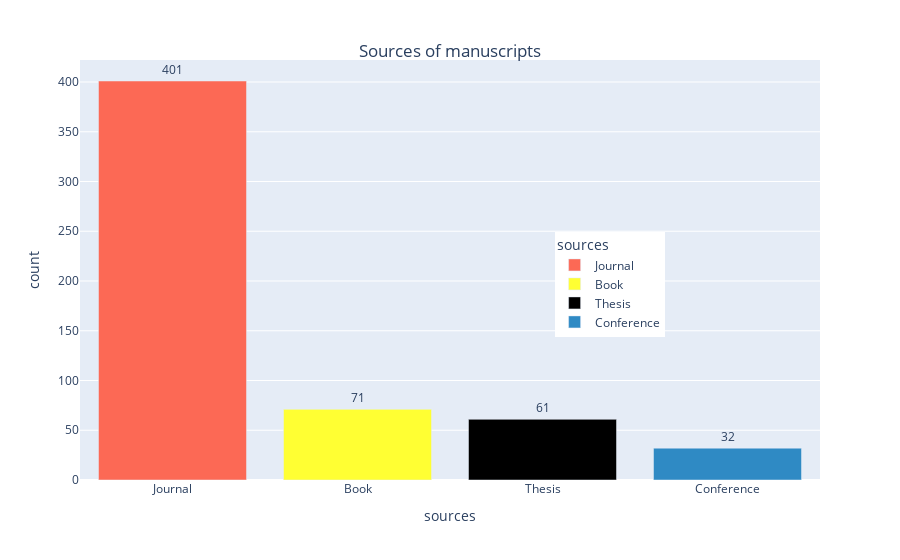

Notebook code cell kept with this figure:
### Code cell
df_sources = pd.DataFrame({
    'sources': df['Type of Source'].dropna().unique(),
    'count': df['Type of Source'].value_counts().tolist()
})


color_discrete_map = {df_sources['sources'][0]: '#FC6955', 
                      df_sources['sources'][1]: 'rgb(255, 255, 51)', 
                      df_sources['sources'][2]: 'black',
                      df_sources['sources'][3]: 'rgb(47, 138, 196)'}
fig = px.bar(df_sources, x="sources", y="count", color= "sources", color_discrete_map=color_discrete_map,
            hover_data=['sources'], text ='count')
fig.update_layout(title_text='Sources of manuscripts', title_x=0.5, title_y=0.92,
    legend=dict(
    yanchor="top",
    y=0.59,
    xanchor="right",
    x=0.79
))
fig.update_layout(yaxis={'categoryorder':'total ascending'})
fig.update_traces(textposition='inside')
fig.update_layout(uniformtext_minsize=8, uniformtext_mode='hide')
fig.update_traces(textposition='outside')
fig.show()

### Figure 1 — Plotly figure (JSON) as saved in the notebook; plotly's stock layout.template omitted (floating-point values rounded to 4 significant figures)
{"data": [{"alignmentgroup": "True", "hovertemplate": "sources=%{x}<br>count=%{text}<extra></extra>", "legendgroup": "Journal", "marker": {"color": "#FC6955", "pattern": {"shape": ""}}, "name": "Journal", "offsetgroup": "Journal", "orientation": "v", "showlegend": true, "text": [401], "textposition": "outside", "type": "bar", "x": ["Journal"], "xaxis": "x", "y": [401], "yaxis": "y"}, {"alignmentgroup": "True", "hovertemplate": "sources=%{x}<br>count=%{text}<extra></extra>", "legendgroup": "Book", "marker": {"color": "rgb(255, 255, 51)", "pattern": {"shape": ""}}, "name": "Book", "offsetgroup": "Book", "orientation": "v", "showlegend": true, "text": [71], "textposition": "outside", "type": "bar", "x": ["Book"], "xaxis": "x", "y": [71], "yaxis": "y"}, {"alignmentgroup": "True", "hovertemplate": "sources=%{x}<br>count=%{text}<extra></extra>", "legendgroup": "Thesis", "marker": {"color": "black", "pattern": {"shape": ""}}, "name": "Thesis", "offsetgroup": "Thesis", "orientation": "v", "showlegend": true, "text": [61], "textposition": "outside", "type": "bar", "x": ["Thesis"], "xaxis": "x", "y": [61], "yaxis": "y"}, {"alignmentgroup": "True", "hovertemplate": "sources=%{x}<br>count=%{text}<extra></extra>", "legendgroup": "Conference", "marker": {"color": "rgb(47, 138, 196)", "pattern": {"shape": ""}}, "name": "Conference", "offsetgroup": "Conference", "orientation": "v", "showlegend": true, "text": [32], "textposition": "outside", "type": "bar", "x": ["Conference"], "xaxis": "x", "y": [32], "yaxis": "y"}], "layout": {"barmode": "relative", "legend": {"title": {"text": "sources"}, "tracegroupgap": 0, "x": 0.79, "xanchor": "right", "y": 0.59, "yanchor": "top"}, "margin": {"t": 60}, "title": {"text": "Sources of manuscripts", "x": 0.5, "y": 0.92}, "uniformtext": {"minsize": 8, "mode": "hide"}, "xaxis": {"anchor": "y", "categoryarray": ["Journal", "Book", "Thesis", "Conference"], "categoryorder": "array", "domain": [0, 1], "title": {"text": "sources"}}, "yaxis": {"anchor": "x", "categoryorder": "total ascending", "domain": [0, 1], "title": {"text": "count"}}}}
